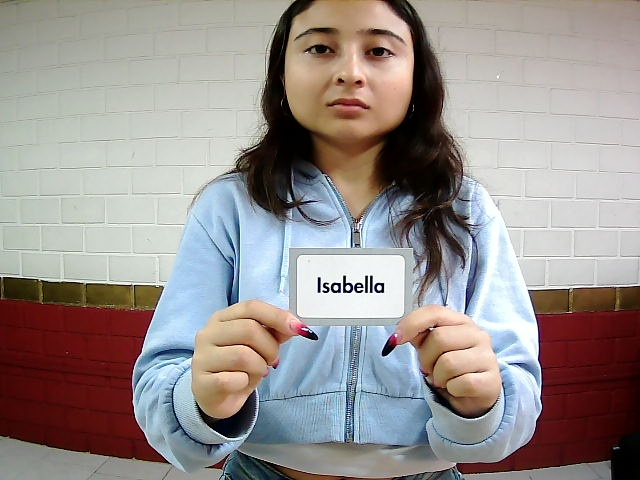
#> input picture test/IsatestDB.jpg, 640 x 480 px
$ python -i pasedelistaejecutable.py   (imports and definitions only)
#> lines starting #> are read from the running program, lines starting #| are printed output that depends on the picture; after the words box and inside, x2 and y2 are one past the last pixel; in counts of white or black regions, pixels touching at a corner belong together
import tkinter as tk
from tkinter import messagebox
import cv2
import numpy as np
import joblib
import pyttsx3
import time
import datetime
from collections import Counter

# Inicializar pyttsx3
# [1 line not run here, left out]

# [22 lines left out: functions get_file_name, save_message_to_file, speak_text, not called in this run]

def calculateHuMoments(img):
    moments = cv2.moments(img)
    hu_moments = cv2.HuMoments(moments).flatten()  # Convertir a un array plano
    return hu_moments

def getRoi_Faces(img, reduction_factor=0.5):
    height, width = img.shape[:2]
    roi_height = height // 2
    reduced_width = int(width * reduction_factor)
    x_start = (width - reduced_width) // 2
    y_start = 0
    x_end = x_start + reduced_width
    y_end = roi_height
    roi = img[y_start:y_end, x_start:x_end]
    return roi

def face_image_preprocess(img):
    gray_image = cv2.cvtColor(img, cv2.COLOR_BGR2GRAY)
    _, binary = cv2.threshold(gray_image, 128, 255, cv2.THRESH_BINARY)
    roi = getRoi_Faces(binary)
    hu_moments = calculateHuMoments(roi)
    reshaped_array = np.array(hu_moments.tolist()).reshape(1, -1)
    return reshaped_array

# [74 lines left out: functions start_camera, show_result_window, not called in this run]

# Interfaz gráfica con tkinter
# [2 lines not run here, left out]

# Elementos de la interfaz
label_var = tk.StringVar()
# [1 line not run here, left out]

# [1 line that did not run here, left out]
# [1 line not run here, left out]

# [1 line that did not run here, left out]
# [1 line not run here, left out]

# [1 line that did not run here, left out]
# [3 lines not run here, left out]

>>> import cv2
>>> picture = cv2.imread('test/IsatestDB.jpg')
#> picture is the input picture: shape (480, 640, 3); mean B, G, R 142.6, 144.8, 152.3
>>> result = face_image_preprocess(picture)
#> in face_image_preprocess, `gray_image = cv2.cvtColor(img, cv2.COLOR_BGR2GRAY)`:
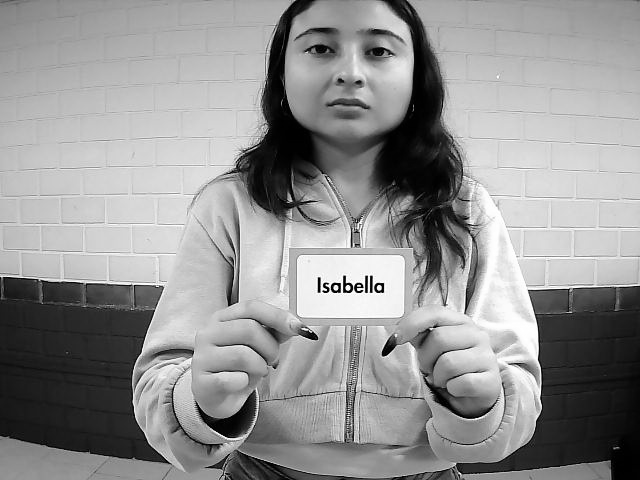
#> gray_image: shape (480, 640); min 0, max 255, mean 146.8
#> in face_image_preprocess, `_, binary = cv2.threshold(gray_image, 128, 255, cv2.THRESH_BINARY)`:
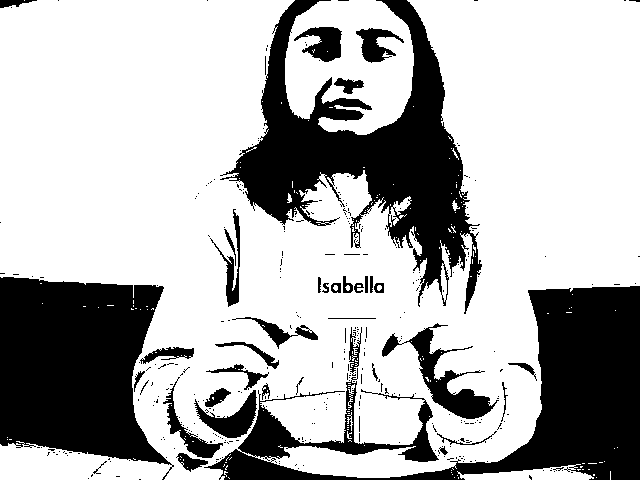
#> binary: shape (480, 640); 70.4% white; 355 black regions (317 under 20 px), largest, box (x1, y1, x2, y2) and area: (220, 0, 482, 314) 27292, (204, 286, 640, 480) 26808, (0, 277, 174, 480) 24566
#> in getRoi_Faces, `roi = img[y_start:y_end, x_start:x_end]`:
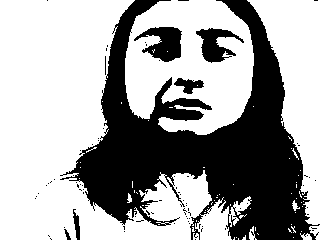
#> roi: shape (240, 320); 64.1% white; 83 black regions (77 under 20 px), largest, box (x1, y1, x2, y2) and area: (60, 0, 320, 240) 25182, (134, 27, 182, 62) 979, (196, 28, 244, 63) 804, (174, 78, 204, 94) 254, (73, 209, 80, 240) 123, (64, 229, 71, 240) 34
#> in calculateHuMoments, `moments = cv2.moments(img)`: moments = moments, m00 12556710, centre m10/m00, m01/m00 = (137.9, 108.4)
#> in calculateHuMoments, `hu_moments = cv2.HuMoments(moments).flatten()`: hu_moments = [0.00118, 1.47e-07, 9.64e-11, 6.23e-11, 1.65e-21, 1.58e-14, -4.54e-21]

$ run again, on test/JoshtestDB.jpg
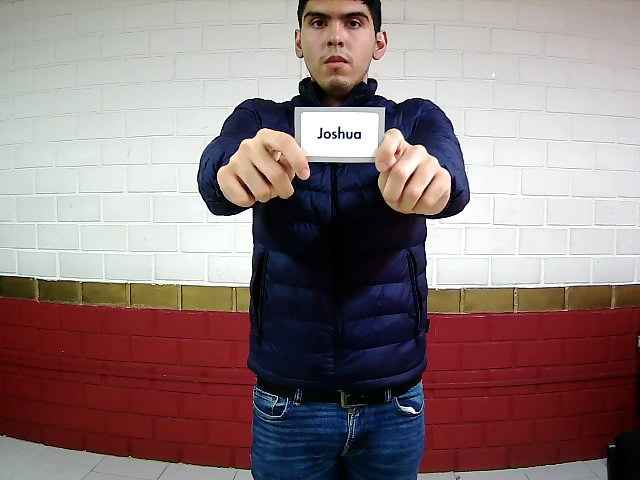
#> input picture test/JoshtestDB.jpg, 640 x 480 px
#> picture is the input picture: shape (480, 640, 3); mean B, G, R 123.2, 122.6, 141.7
#> in face_image_preprocess, `_, binary = cv2.threshold(gray_image, 128, 255, cv2.THRESH_BINARY)`:
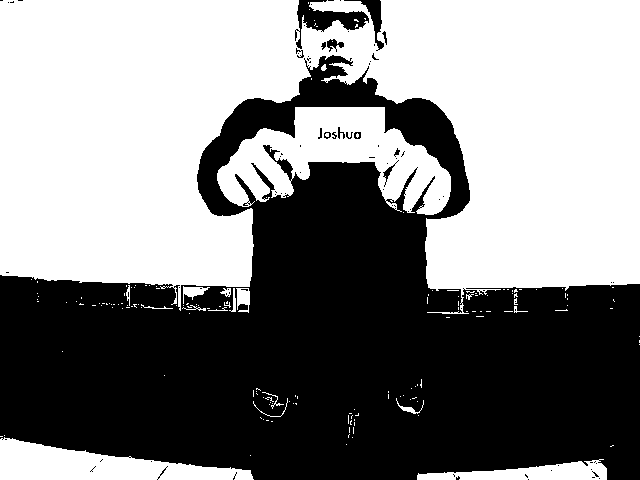
#> binary: shape (480, 640); 52.1% white; 85 black regions (70 under 20 px), largest, box (x1, y1, x2, y2) and area: (0, 55, 640, 480) 144843, (295, 0, 369, 49) 1260, (344, 0, 384, 51) 455
#> in getRoi_Faces, `roi = img[y_start:y_end, x_start:x_end]`:
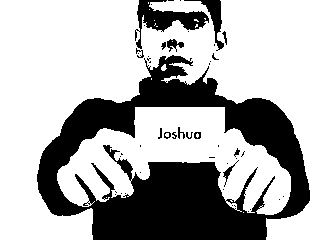
#> roi: shape (240, 320); 68.4% white; 48 black regions (34 under 20 px), largest, box (x1, y1, x2, y2) and area: (37, 55, 310, 240) 22045, (135, 0, 209, 49) 1260, (184, 0, 224, 51) 455
#> moments = moments, m00 13386735, centre m10/m00, m01/m00 = (152.3, 103.2)
#> in calculateHuMoments, `hu_moments = cv2.HuMoments(moments).flatten()`: hu_moments = [0.00109, 1.88e-07, 1.64e-11, 1.47e-11, -1.46e-22, -2.76e-15, -1.75e-22]

$ run again, on test/MelitestDB.jpg
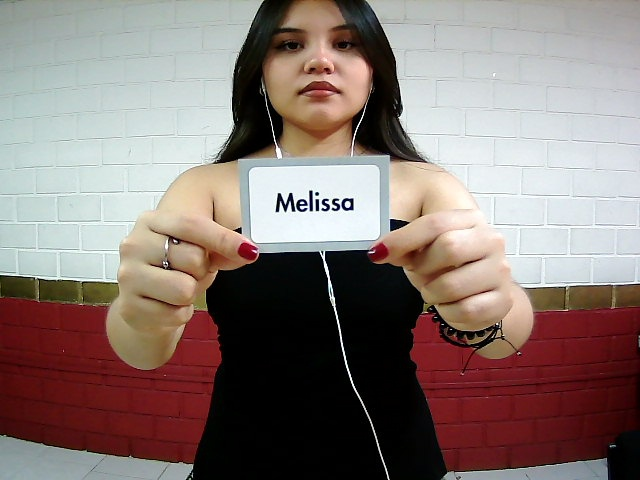
#> input picture test/MelitestDB.jpg, 640 x 480 px
#> picture is the input picture: shape (480, 640, 3); mean B, G, R 117, 121.4, 136.2
#> in face_image_preprocess, `_, binary = cv2.threshold(gray_image, 128, 255, cv2.THRESH_BINARY)`:
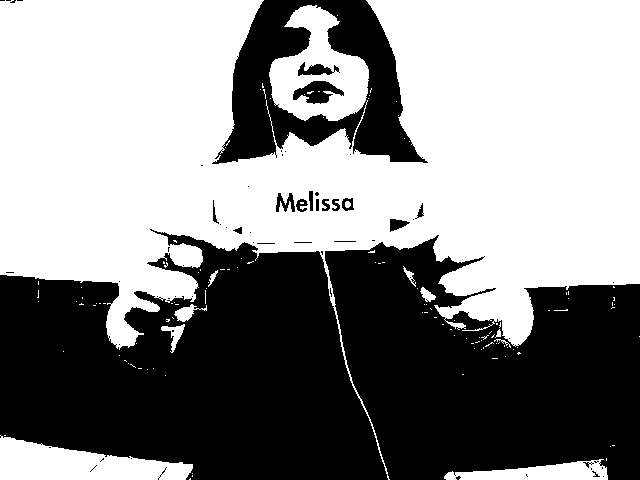
#> binary: shape (480, 640); 54.9% white; 64 black regions (46 under 20 px), largest, box (x1, y1, x2, y2) and area: (0, 229, 388, 480) 66785, (325, 235, 640, 480) 53555, (212, 0, 428, 164) 16199
#> in getRoi_Faces, `roi = img[y_start:y_end, x_start:x_end]`:
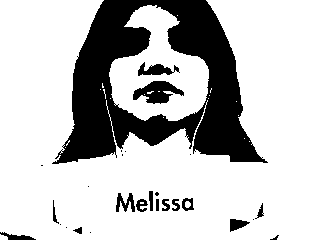
#> roi: shape (240, 320); 76.3% white; 27 black regions (12 under 20 px), largest, box (x1, y1, x2, y2) and area: (52, 0, 268, 164) 16199, (133, 81, 184, 104) 655, (138, 62, 180, 76) 299
#> moments = moments, m00 14935095, centre m10/m00, m01/m00 = (161, 128)
#> in calculateHuMoments, `hu_moments = cv2.HuMoments(moments).flatten()`: hu_moments = [0.00102, 1.19e-07, 9.42e-12, 6.21e-12, -4.25e-23, -1.96e-15, -2.12e-23]
